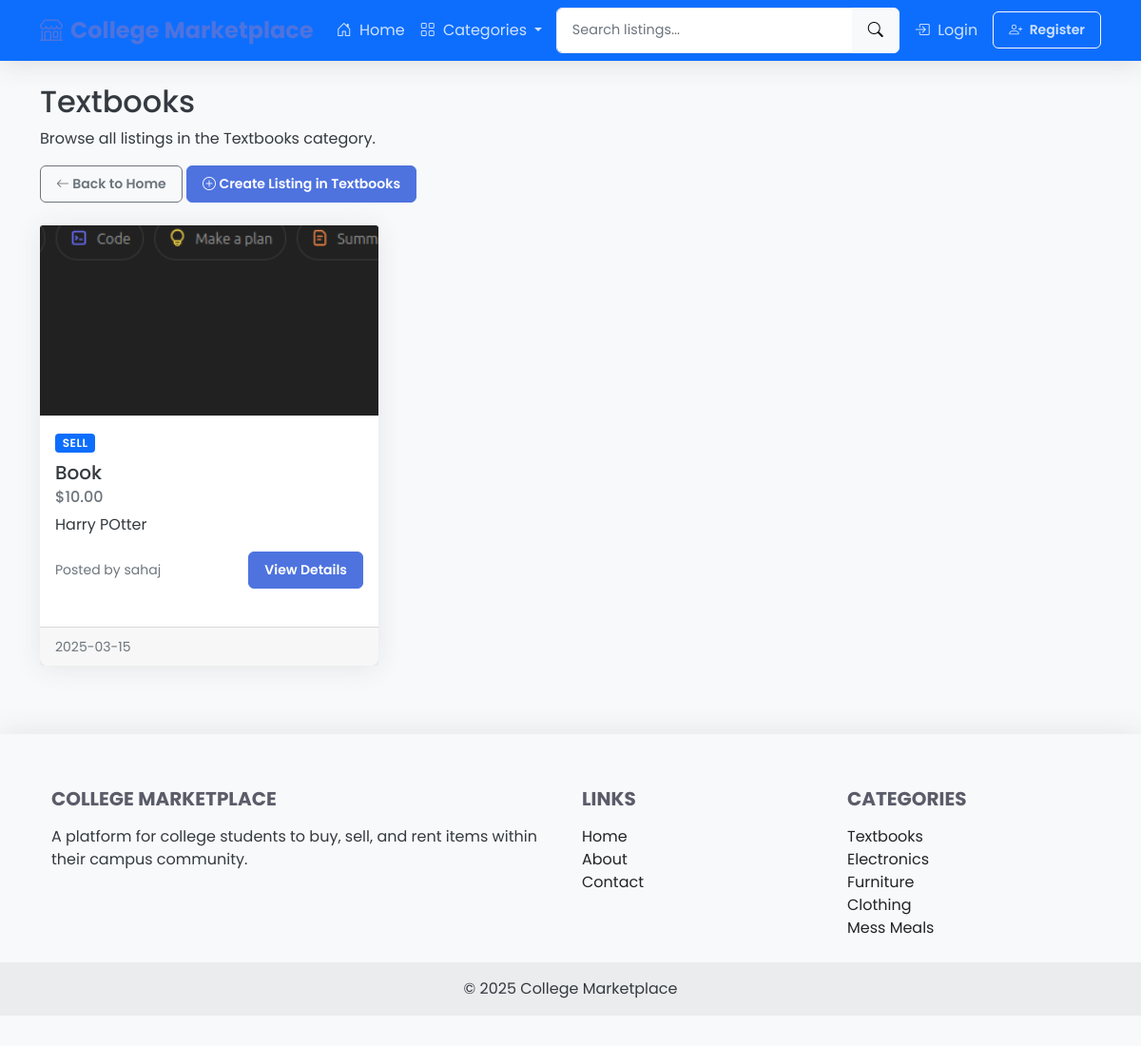
Page /category/1 on the committed database.
### app.py (models this page shows, shortened)
class Category(db.Model):
    id = db.Column(db.Integer, primary_key=True)
    name = db.Column(db.String(50), unique=True, nullable=False)
    listings = db.relationship('Listing', backref='category', lazy=True)

class Listing(db.Model):
    id = db.Column(db.Integer, primary_key=True)
    title = db.Column(db.String(100), nullable=False)
    description = db.Column(db.Text, nullable=False)
    price = db.Column(db.Float, nullable=False)
    listing_type = db.Column(db.String(10), nullable=False)  # 'buy', 'sell', 'rent'
    image_filename = db.Column(db.String(100), nullable=True)
    date_posted = db.Column(db.DateTime, default=datetime.utcnow)
    is_active = db.Column(db.Boolean, default=True)
    user_id = db.Column(db.Integer, db.ForeignKey('user.id'), nullable=False)
    category_id = db.Column(db.Integer, db.ForeignKey('category.id'), nullable=False)
    messages = db.relationship('Message', backref='listing', lazy='dynamic', cascade='all, delete-orphan')

class User(UserMixin, db.Model):
    id = db.Column(db.Integer, primary_key=True)
    email = db.Column(db.String(120), unique=True, nullable=False)
    username = db.Column(db.String(80), unique=True, nullable=False)
    password_hash = db.Column(db.String(128), nullable=False)
    date_joined = db.Column(db.DateTime, default=datetime.utcnow)
    listings = db.relationship('Listing', backref='seller', lazy=True)
    sent_messages = db.relationship('Message', foreign_keys='Message.sender_id', backref='sender', lazy='dynamic')
    received_messages = db.relationship('Message', foreign_keys='Message.recipient_id', backref='recipient', lazy='dynamic')

### app.py (the view)
@app.route('/category/<int:category_id>')
def category(category_id):
    category = Category.query.get_or_404(category_id)
    listings = Listing.query.filter_by(category_id=category_id, is_active=True).order_by(Listing.date_posted.desc()).all()
    return render_template('category.html', category=category, listings=listings)

### app.py (called while the page is built)
@app.context_processor
def inject_categories():
    categories = Category.query.all()
    return dict(categories=categories)

### templates/category.html (shortened to what this page needs)
{% extends "base.html" %}
{% block content %}
<div class="row">
    <div class="col-md-12">
        <h2>{{ category.name }}</h2>
        <p>Browse all listings in the {{ category.name }} category.</p>
        <div class="mb-4">
            <a href="{{ url_for('home') }}" class="btn btn-outline-secondary btn-sm">
                <i class="bi bi-arrow-left"></i> Back to Home
            </a>
            <a href="{{ url_for('create_listing') }}" class="btn btn-primary btn-sm">
                <i class="bi bi-plus-circle"></i> Create Listing in {{ category.name }}
            </a>
        </div>
        {% if listings %}
        <div class="row">
            {% for listing in listings %}
            <div class="col-md-4 mb-4">
                <div class="card h-100">
                    {% if listing.image_filename %}
                    <img src="{{ url_for('static', filename='images/uploads/' + listing.image_filename) }}" class="card-img-top" alt="{{ listing.title }}" style="height: 200px; object-fit: cover;">
                    {% else %}
                    <div class="card-img-top bg-light d-flex align-items-center justify-content-center" style="height: 200px;">
                        <i class="bi bi-image text-secondary" style="font-size: 3rem;"></i>
                    </div>
                    {% endif %}
                    <div class="card-body">
                        <span class="badge bg-{{ 'primary' if listing.listing_type == 'sell' else 'success' if listing.listing_type == 'buy' else 'warning' }}">
                            {{ listing.listing_type|capitalize }}
                        </span>
                        <h5 class="card-title mt-2">{{ listing.title }}</h5>
                        <h6 class="card-subtitle mb-2 text-muted">${{ "%.2f"|format(listing.price) }}</h6>
                        <p class="card-text">{{ listing.description|truncate(100) }}</p>
                        <div class="d-flex justify-content-between align-items-center">
                            <small class="text-muted">Posted by {{ listing.seller.username }}</small>
                            <a href="{{ url_for('listing', listing_id=listing.id) }}" class="btn btn-sm btn-primary">View Details</a>
                        </div>
                    </div>
                    <div class="card-footer text-muted">
                        <small>{{ listing.date_posted.strftime('%Y-%m-%d') }}</small>
                    </div>
                </div>
            </div>
            {% endfor %}
        </div>
        {% else %}
        <div class="alert alert-info">
            No listings available in this category yet. <a href="{{ url_for('create_listing') }}">Be the first to create one!</a>
        </div>
        {% endif %}
    </div>
</div>
{% endblock %}

### templates/base.html (shortened to what this page needs)
<!DOCTYPE html>
<html lang="en">
<head>
    <link href="https://cdn.jsdelivr.net/npm/bootstrap@5.1.0/dist/css/bootstrap.min.css" rel="stylesheet">
    <link rel="stylesheet" href="https://cdn.jsdelivr.net/npm/bootstrap-icons@1.5.0/font/bootstrap-icons.css">
    <link rel="stylesheet" href="{{ url_for('static', filename='css/style.css') }}">
</head>
<body>
    <nav class="navbar navbar-expand-lg navbar-dark bg-primary sticky-top">
        <div class="container">
            <a class="navbar-brand" href="{{ url_for('home') }}">
                <i class="bi bi-shop me-2"></i>College Marketplace
            </a>
            <div class="collapse navbar-collapse" id="navbarNav">
                <ul class="navbar-nav me-auto">
                    <li class="nav-item">
                        <a class="nav-link" href="{{ url_for('home') }}">
                            <i class="bi bi-house-door me-1"></i> Home
                        </a>
                    </li>
                    <li class="nav-item dropdown">
                        <a class="nav-link dropdown-toggle" href="#" id="categoriesDropdown" role="button" data-bs-toggle="dropdown" aria-expanded="false">
                            <i class="bi bi-grid me-1"></i> Categories
                        </a>
                    </li>
                </ul>
                <form class="d-flex me-2" action="{{ url_for('search') }}" method="get">
                    <div class="input-group">
                        <input class="form-control" type="search" name="query" placeholder="Search listings..." aria-label="Search">
                        <button class="btn btn-light" type="submit"><i class="bi bi-search"></i></button>
                    </div>
                </form>
                <ul class="navbar-nav">
                    {% if current_user.is_authenticated %}
                        <li class="nav-item">
                            <a class="nav-link" href="{{ url_for('create_listing') }}">
                                <i class="bi bi-plus-circle me-1"></i> Create Listing
                            </a>
                        </li>
                        <li class="nav-item">
                            <a class="nav-link" href="{{ url_for('messages') }}">
                                <i class="bi bi-chat-dots me-1"></i> Messages
                                {% if current_user.unread_message_count() > 0 %}
                                <span class="badge rounded-pill bg-danger">{{ current_user.unread_message_count() }}</span>
                                {% endif %}
                            </a>
                        </li>
                        <li class="nav-item dropdown">
                            <a class="nav-link dropdown-toggle" href="#" id="userDropdown" role="button" data-bs-toggle="dropdown" aria-expanded="false">
                                <div class="avatar d-inline-flex me-1" style="width: 24px; height: 24px; font-size: 0.7rem;">{{ current_user.username[0]|upper }}</div>
                                {{ current_user.username }}
                            </a>
                            <ul class="dropdown-menu dropdown-menu-end shadow" aria-labelledby="userDropdown">
                                <li><a class="dropdown-item" href="{{ url_for('my_listings') }}">
                                    <i class="bi bi-list-ul me-2"></i> My Listings
                                </a></li>
                                <li><hr class="dropdown-divider"></li>
                                <li><a class="dropdown-item" href="{{ url_for('logout') }}">
                                    <i class="bi bi-box-arrow-right me-2"></i> Logout
                                </a></li>
                            </ul>
                        </li>
                    {% else %}
                        <li class="nav-item">
                            <a class="nav-link" href="{{ url_for('login') }}">
                                <i class="bi bi-box-arrow-in-right me-1"></i> Login
                            </a>
                        </li>
                        <li class="nav-item">
                            <a class="nav-link btn btn-outline-light btn-sm ms-2 px-3" href="{{ url_for('register') }}">
                                <i class="bi bi-person-plus me-1"></i> Register
                            </a>
                        </li>
                    {% endif %}
                </ul>
            </div>
        </div>
    </nav>
    <div class="container mt-4">
        {% block content %}{% endblock %}
    </div>
    <footer class="bg-light text-center text-lg-start mt-5">
        <div class="container p-4">
            <div class="row">
                <div class="col-lg-6 col-md-12 mb-4 mb-md-0">
                    <h5 class="text-uppercase">College Marketplace</h5>
                    <p>
                        A platform for college students to buy, sell, and rent items within their campus community.
                    </p>
                </div>
                <div class="col-lg-3 col-md-6 mb-4 mb-md-0">
                    <h5 class="text-uppercase">Links</h5>
                    <ul class="list-unstyled mb-0">
                        <li><a href="{{ url_for('home') }}" class="text-dark">Home</a></li>
                        <li><a href="#" class="text-dark">About</a></li>
                        <li><a href="#" class="text-dark">Contact</a></li>
                    </ul>
                </div>
                <div class="col-lg-3 col-md-6 mb-4 mb-md-0">
                    <h5 class="text-uppercase">Categories</h5>
                    <ul class="list-unstyled mb-0">
                        {% for category in categories[:5] %}
                            <li><a href="{{ url_for('category', category_id=category.id) }}" class="text-dark">{{ category.name }}</a></li>
                        {% endfor %}
                    </ul>
                </div>
            </div>
        </div>
        <div class="text-center p-3" style="background-color: rgba(0, 0, 0, 0.05);">
            © 2025 College Marketplace
        </div>
    </footer>
</body>
</html>

### static/css/style.css (style rules this page uses)
body { min-height: 100vh; display: flex; flex-direction: column; font-family: 'Poppins', -apple-system, BlinkMacSystemFont, 'Segoe UI', Roboto, Oxygen, Ubuntu, Cantarell, 'Open Sans', 'Helvetica Neue', sans-serif; background-color: #f8f9fa; color: #343a40; }
footer { margin-top: auto; }
:root { --primary-color: #4e73df; --secondary-color: #6c757d; --success-color: #1cc88a; --info-color: #36b9cc; --warning-color: #f6c23e; --danger-color: #e74a3b; --light-color: #f8f9fa; --dark-color: #5a5c69; }
.navbar { box-shadow: 0 0.15rem 1.75rem 0 rgba(58, 59, 69, 0.15); }
.navbar-brand { font-weight: 700; font-size: 1.5rem; color: var(--primary-color) !important; }
.navbar-dark .navbar-nav .nav-link { color: rgba(255, 255, 255, 0.8); }
.card { border: none; border-radius: 0.5rem; box-shadow: 0 0.15rem 1.75rem 0 rgba(58, 59, 69, 0.1); transition: transform 0.3s ease, box-shadow 0.3s ease; margin-bottom: 1.5rem; }
.badge { font-weight: 600; padding: 0.35em 0.65em; border-radius: 0.25rem; text-transform: uppercase; font-size: 0.75em; letter-spacing: 0.5px; }
.form-control, .form-select { border-radius: 0.375rem; border: 1px solid #e3e6f0; padding: 0.75rem 1rem; font-size: 0.9rem; transition: border-color 0.15s ease-in-out, box-shadow 0.15s ease-in-out; }
.btn { border-radius: 0.375rem; padding: 0.5rem 1rem; font-weight: 600; transition: all 0.2s ease; }
.btn-primary { background-color: var(--primary-color); border-color: var(--primary-color); }
footer { background-color: #fff; box-shadow: 0 -0.15rem 1.75rem 0 rgba(58, 59, 69, 0.1); padding: 2rem 0; }
footer h5 { font-weight: 700; margin-bottom: 1rem; color: var(--dark-color); }
footer a { color: var(--primary-color); text-decoration: none; }

### rows in the picture
Category: name "Textbooks"
Listing: image_filename (picture), listing_type "SELL", title "Book", price "10.00", description "Harry POtter", seller.username "sahaj", date_posted "2025-03-15"
Category: name "Electronics"
Category: name "Furniture"
Category: name "Clothing"
Category: name "Mess Meals"
